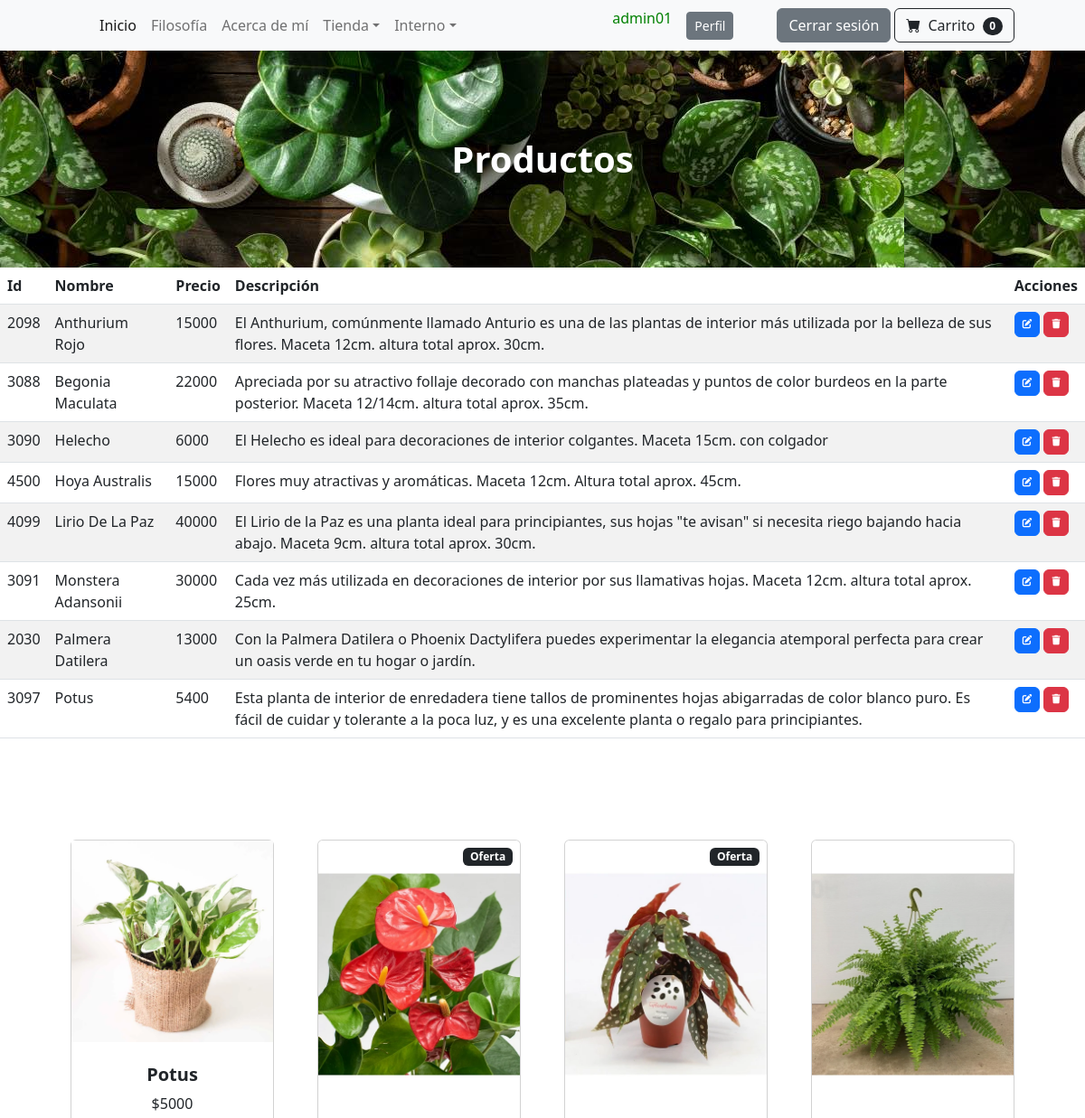
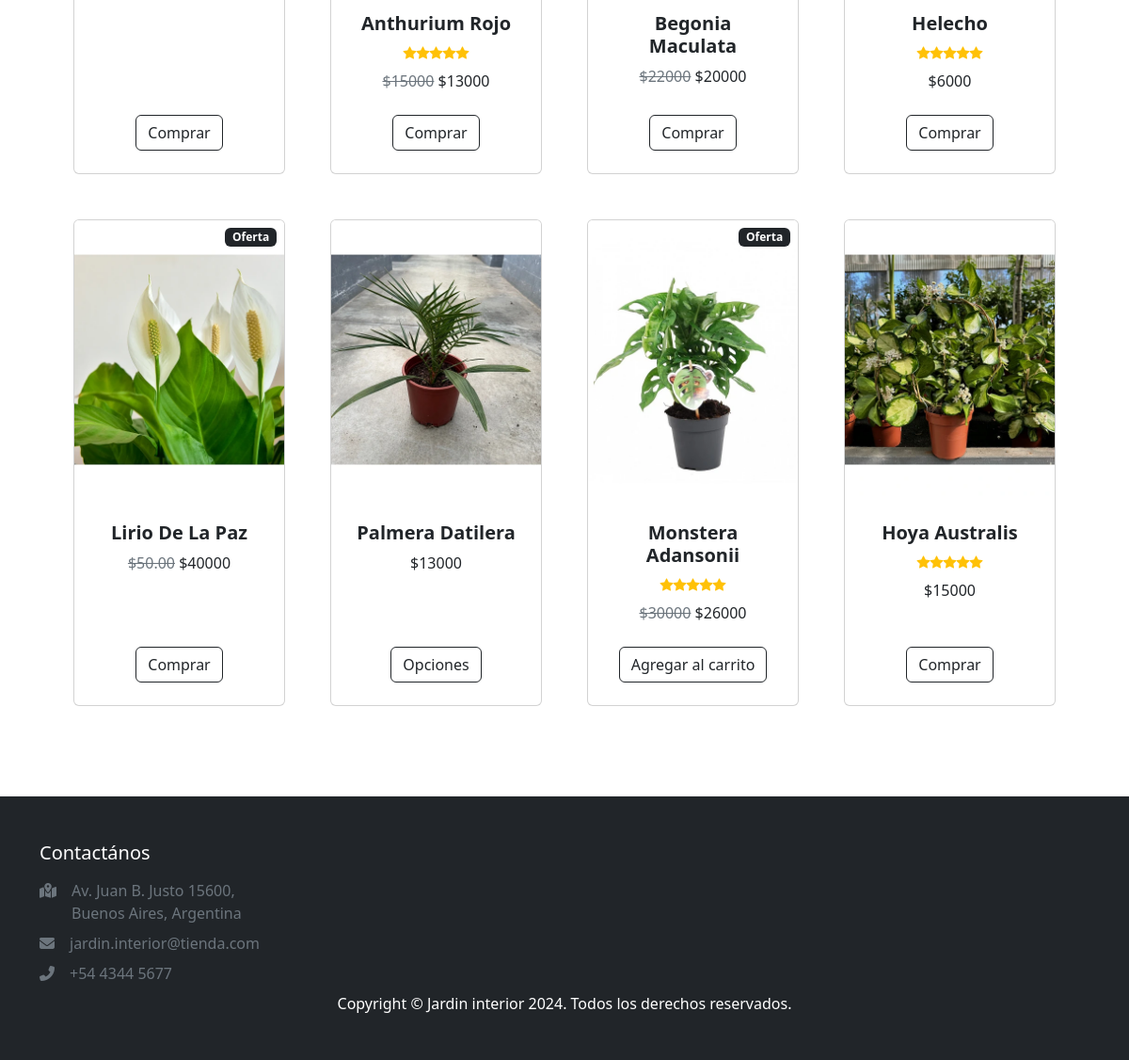
The page /productos/ (signed in) on the database its author committed (2 pictures, top to bottom).
### aplicacion/models.py (models this page shows, shortened)
class Producto(models.Model):
    id = models.IntegerField(primary_key=True)
    nombre = models.CharField(max_length=50)
    precio = models.IntegerField()
    descripcion = models.CharField(max_length=255)
    precio_descuento = models.FloatField(blank=True, null=True)
    imagen = models.ImageField(blank=True, null=True)
    class Meta:
        ordering = ["nombre"]

### aplicacion/views.py (the view)
# urls.py: path('productos/', ProductoList.as_view(), name="productos"),
class ProductoList(LoginRequiredMixin, ListView):
    model = Producto

### aplicacion/templates/aplicacion/producto_list.html (shortened to what this page needs)
{% extends "aplicacion/index.html" %}
{% block titulo %}
<h1 class="mb-5 fw-bolder text-white">Productos</h1>
{% endblock titulo %}
{% block contenido %}
<table class="table table-striped">
    <thead>
        <tr>
            <th>Id</th>
            <th>Nombre</th>
            <th>Precio</th>
            <th>Descripción</th>
            <th>Acciones</th>
        </tr>
    </thead>
    <tbody>
    {% for p in producto_list  %}
        <tr>
            <td>{{ p.id }}</td>
            <td>{{ p.nombre }}</td>
            <td>{{ p.precio }}</td>
            <td>{{ p.descripcion }}</td>
            <td>
                <a
                  href="{% url 'producto_update' p.id %}"
                  class="btn btn-primary"
                  style="--bs-btn-padding-y: .25rem; --bs-btn-padding-x: .5rem; --bs-btn-font-size: .75rem;"
                  >
                </a>
                <a
                  href="{% url 'producto_delete' p.id %}"
                  class="btn btn-danger"
                  style="--bs-btn-padding-y: .25rem; --bs-btn-padding-x: .5rem; --bs-btn-font-size: .75rem;"
                  >
                </a>
            </td>
        </tr>
    {% endfor %}
    </tbody>
</table>
{% endblock contenido %}

### aplicacion/templates/aplicacion/index.html (shortened to what this page needs)
<!DOCTYPE html>
<html lang="es">
    <head>
        {% load static %}
        <link href="https://cdn.jsdelivr.net/npm/bootstrap-icons@1.5.0/font/bootstrap-icons.css" rel="stylesheet" />
        <link href="{% static  'css/styles.css' %}" rel="stylesheet" />
        <link rel="stylesheet" href="https://cdnjs.cloudflare.com/ajax/libs/font-awesome/6.4.0/css/all.min.css">
    </head>
    <body>
        <nav class="navbar navbar-expand-lg navbar-light bg-light">
            <div class="container px-4 px-lg-5">
                <div class="collapse navbar-collapse" id="navbarSupportedContent">
                    <ul class="navbar-nav me-auto mb-2 mb-lg-0 ms-lg-4">
                        <li class="nav-item"><a class="nav-link active" aria-current="page" href="{% url 'home' %}">Inicio</a></li>
                        <li class="nav-item"><a class="nav-link" href="{% url 'filosofia' %}">Filosofía</a></li>
                        <li class="nav-item"><a class="nav-link" href="{% url 'acerca' %}">Acerca de mí</a></li>
                        <li class="nav-item dropdown">
                            <a class="nav-link dropdown-toggle" id="navbarDropdown" href="#" role="button" data-bs-toggle="dropdown" aria-expanded="false">Tienda</a>
                        </li>
                {% if  user.is_authenticated %}
                        <li class="nav-item dropdown">
                            <a class="nav-link dropdown-toggle" id="navbarDropdown" href="#" role="button" data-bs-toggle="dropdown" aria-expanded="false">Interno</a>
                        </li>
                    </ul>
                        <p style="color:green">{{user.username}}</p>
                        <a class="btn btn-secondary btn-sm ms-3" href="{% url 'perfil' %}">Perfil</a>
                        <a class="btn btn-secondary ms-5" href="{% url 'logout' %}">Cerrar sesión</a>
                            <form class="d-flex">
                                <button class="btn btn-outline-dark ms-1" type="submit">
                                    <i class="bi-cart-fill me-1"></i>
                                    Carrito
                                    <span class="badge bg-dark text-white ms-1 rounded-pill">0</span>
                                </button>
                            </form>
                {% else %}
                            <a class="btn btn-outline-dark ms-1" href="{% url 'login' %}">Loguearse</a>
                            <a class="btn btn-outline-success ms-1" href="{% url 'registro' %}">Registrarse</a>
                {% endif %}
                </div>
            </div>
        </nav>
        <header class="bg-dark py-5" style="background-image: url(/static/assets/images/background.jpg)";>
            <div class="container px-4 px-lg-5 my-5">
                <div class="text-center">
                    {% block titulo %}{% endblock titulo %}
                </div>
            </div>
        </header>
        {% block contenido %}
        {% endblock contenido %}
        <section class="py-5">
            <div class="container px-4 px-lg-5 mt-5">
                <div class="row gx-4 gx-lg-5 row-cols-2 row-cols-md-3 row-cols-xl-4 justify-content-center">
                    <div class="col mb-5">
                        <div class="card h-100">
                            <img src="{% static '/assets/images/potus.jpg' %}" alt="" style=""/>
                            <div class="card-body p-4">
                                <div class="text-center">
                                    <h5 class="fw-bolder">Potus</h5>
                                    $5000
                                </div>
                            </div>
                            <div class="card-footer p-4 pt-0 border-top-0 bg-transparent">
                                <div class="text-center"><a class="btn btn-outline-dark mt-auto" href="{% url 'potus' %}">Comprar</a></div>
                            </div>
                        </div>
                    </div>
                    <div class="col mb-5">
                        <div class="card h-100">
                            <div class="badge bg-dark text-white position-absolute" style="top: 0.5rem; right: 0.5rem">Oferta</div>
                            <img class="card-img-top" src="{% static '/assets/images/anthurium-rojo.png' %}" alt="..." />
                            <div class="card-body p-4">
                                <div class="text-center">
                                    <h5 class="fw-bolder">Anthurium Rojo</h5>
                                    <div class="d-flex justify-content-center small text-warning mb-2">
                                        <div class="bi-star-fill"></div>
                                        <div class="bi-star-fill"></div>
                                        <div class="bi-star-fill"></div>
                                        <div class="bi-star-fill"></div>
                                        <div class="bi-star-fill"></div>
                                    </div>
                                    <span class="text-muted text-decoration-line-through">$15000</span>
                                    $13000
                                </div>
                            </div>
                            <div class="card-footer p-4 pt-0 border-top-0 bg-transparent">
                                <div class="text-center"><a class="btn btn-outline-dark mt-auto" href="{% url 'anthurium' %}">Comprar</a></div>
                            </div>
                        </div>
                    </div>
                    <div class="col mb-5">
                        <div class="card h-100">
                            <div class="badge bg-dark text-white position-absolute" style="top: 0.5rem; right: 0.5rem">Oferta</div>
                            <img class="card-img-top" src="{% static '/assets/images/begonia-maculata.png' %}" alt="..." />
                            <div class="card-body p-4">
                                <div class="text-center">
                                    <h5 class="fw-bolder">Begonia Maculata</h5>
                                    <span class="text-muted text-decoration-line-through">$22000</span>
                                    $20000
                                </div>
                            </div>
                            <div class="card-footer p-4 pt-0 border-top-0 bg-transparent">
                                <div class="text-center"><a class="btn btn-outline-dark mt-auto" href="{% url 'potus' %}">Comprar</a></div>
                            </div>
                        </div>
                    </div>
                    <div class="col mb-5">
                        <div class="card h-100">
                            <img class="card-img-top" src="{% static '/assets/images/helecho.png' %}" alt="..." />
                            <div class="card-body p-4">
                                <div class="text-center">
                                    <h5 class="fw-bolder">Helecho</h5>
                                    <div class="d-flex justify-content-center small text-warning mb-2">
                                        <div class="bi-star-fill"></div>
                                        <div class="bi-star-fill"></div>
                                        <div class="bi-star-fill"></div>
                                        <div class="bi-star-fill"></div>
                                        <div class="bi-star-fill"></div>
                                    </div>
                                    $6000
                                </div>
                            </div>
                            <div class="card-footer p-4 pt-0 border-top-0 bg-transparent">
                                <div class="text-center"><a class="btn btn-outline-dark mt-auto" href="{% url 'helecho' %}">Comprar</a></div>
                            </div>
                        </div>
                    </div>
                    <div class="col mb-5">
                        <div class="card h-100">
                            <div class="badge bg-dark text-white position-absolute" style="top: 0.5rem; right: 0.5rem">Oferta</div>
                            <img class="card-img-top" src="{% static '/assets/images/liriodelapaz.png' %}" alt="..." />
                            <div class="card-body p-4">
                                <div class="text-center">
                                    <h5 class="fw-bolder">Lirio De La Paz</h5>
                                    <span class="text-muted text-decoration-line-through">$50.00</span>
                                    $40000
                                </div>
                            </div>
                            <div class="card-footer p-4 pt-0 border-top-0 bg-transparent">
                                <div class="text-center"><a class="btn btn-outline-dark mt-auto" href="#">Comprar</a></div>
                            </div>
                        </div>
                    </div>
                    <div class="col mb-5">
                        <div class="card h-100">
                            <img class="card-img-top" src="{% static '/assets/images/palmera-datilera.png' %}" alt="..." />
                            <div class="card-body p-4">
                                <div class="text-center">
                                    <h5 class="fw-bolder">Palmera Datilera</h5>
                                    $13000
                                </div>
                            </div>
                            <div class="card-footer p-4 pt-0 border-top-0 bg-transparent">
                                <div class="text-center"><a class="btn btn-outline-dark mt-auto" href="{% url 'palmera_datilera' %}">Opciones</a></div>
                            </div>
                        </div>
                    </div>
                    <div class="col mb-5">
                        <div class="card h-100">
                            <div class="badge bg-dark text-white position-absolute" style="top: 0.5rem; right: 0.5rem">Oferta</div>
                            <img class="card-img-top" src="{% static '/assets/images/monstera-oblicua.png' %}" alt="..." />
                            <div class="card-body p-4">
                                <div class="text-center">
                                    <h5 class="fw-bolder">Monstera Adansonii</h5>
                                    <div class="d-flex justify-content-center small text-warning mb-2">
                                        <div class="bi-star-fill"></div>
                                        <div class="bi-star-fill"></div>
                                        <div class="bi-star-fill"></div>
                                        <div class="bi-star-fill"></div>
                                        <div class="bi-star-fill"></div>
                                    </div>
                                    <span class="text-muted text-decoration-line-through">$30000</span>
                                    $26000
                                </div>
                            </div>
                            <div class="card-footer p-4 pt-0 border-top-0 bg-transparent">
                                <div class="text-center"><a class="btn btn-outline-dark mt-auto" href="#">Agregar al carrito</a></div>
                            </div>
                        </div>
                    </div>
                    <div class="col mb-5">
                        <div class="card h-100">
                            <img class="card-img-top" src="{% static '/assets/images/hoya.png' %}" alt="..." />
                            <div class="card-body p-4">
                                <div class="text-center">
                                    <h5 class="fw-bolder">Hoya Australis</h5>
                                    <div class="d-flex justify-content-center small text-warning mb-2">
                                        <div class="bi-star-fill"></div>
                                        <div class="bi-star-fill"></div>
                                        <div class="bi-star-fill"></div>
                                        <div class="bi-star-fill"></div>
                                        <div class="bi-star-fill"></div>
                                    </div>
                                    $15000
                                </div>
                            </div>
                            <div class="card-footer p-4 pt-0 border-top-0 bg-transparent">
                                <div class="text-center"><a class="btn btn-outline-dark mt-auto" href="#">Comprar</a></div>
                            </div>
                        </div>
                    </div>
                </div>
            </div>
        </section>
        <footer class="py-5 bg-dark">
        <div class = "container">
            <div class = "row text-white g-4">
            <div class = "col-md-6 col-lg-3">
                <h5 class = "fw-light mb-3">Contactános</h5>
                <div class = "d-flex justify-content-start align-items-start my-2 text-muted">
                    <span class = "me-3">
                        <i class = "fas fa-map-marked-alt"></i>
                    </span>
                    <span class = "fw-light">
                        Av. Juan B. Justo 15600, Buenos Aires, Argentina
                    </span>
                </div>
                <div class = "d-flex justify-content-start align-items-start my-2 text-muted">
                    <span class = "me-3">
                        <i class = "fas fa-envelope"></i>
                    </span>
                    <span class = "fw-light">
                        jardin.interior@tienda.com
                    </span>
                </div>
                <div class = "d-flex justify-content-start align-items-start my-2 text-muted">
                    <span class = "me-3">
                        <i class = "fas fa-phone-alt"></i>
                    </span>
                    <span class = "fw-light">
                        +54 4344 5677
                    </span>
                </div>
            </div>
            </div>
            <div class="container"><p class="m-0 text-center text-white">Copyright &copy; Jardin interior 2024. Todos los derechos reservados.</p></div>
        </footer>
    </body>
</html>

### rows shown on the page
Producto: id "2098", nombre "Anthurium Rojo", precio "15000", descripcion "El Anthurium, comúnmente llamado Anturio es una de las plantas de interior más utilizada por la belleza de sus flores. Maceta 12cm. altura total aprox. 30cm."
Producto: id "3088", nombre "Begonia Maculata", precio "22000", descripcion "Apreciada por su atractivo follaje decorado con manchas plateadas y puntos de color burdeos en la parte posterior. Maceta 12/14cm. altura total aprox. 35cm."
Producto: id "3090", nombre "Helecho", precio "6000", descripcion "El Helecho es ideal para decoraciones de interior colgantes. Maceta 15cm. con colgador"
Producto: id "4500", nombre "Hoya Australis", precio "15000", descripcion "Flores muy atractivas y aromáticas. Maceta 12cm. Altura total aprox. 45cm."
Producto: id "4099", nombre "Lirio De La Paz", precio "40000", descripcion "El Lirio de la Paz es una planta ideal para principiantes, sus hojas \"te avisan\" si necesita riego bajando hacia abajo. Maceta 9cm. altura total aprox. 30cm."
Producto: id "3091", nombre "Monstera Adansonii", precio "30000", descripcion "Cada vez más utilizada en decoraciones de interior por sus llamativas hojas. Maceta 12cm. altura total aprox. 25cm."
Producto: id "2030", nombre "Palmera Datilera", precio "13000", descripcion "Con la Palmera Datilera o Phoenix Dactylifera puedes experimentar la elegancia atemporal perfecta para crear un oasis verde en tu hogar o jardín."
Producto: id "3097", nombre "Potus", precio "5400", descripcion "Esta planta de interior de enredadera tiene tallos de prominentes hojas abigarradas de color blanco puro. Es fácil de cuidar y tolerante a la poca luz, y es una excelente planta o regalo para principiantes."

### other values the page prints
{{ user.username }} "admin01"
